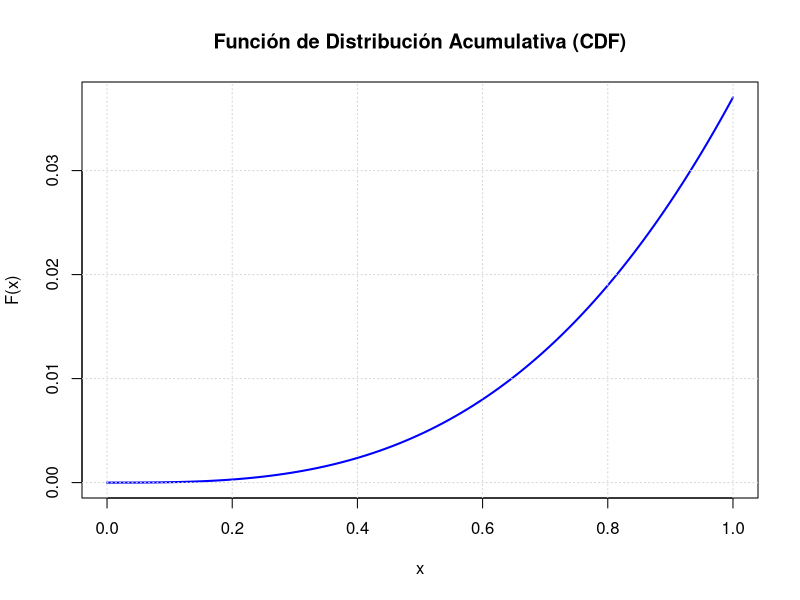

Generate this figure with R: (Note: this script raises an error after producing the figure.)
## ---- chunk 1
knitr::opts_chunk$set(echo = TRUE)
## ---- chunk 2
#Espacio muestral
lanzar_moneda <- c("CC","CX","XC","XX")

#Contar el número de caras
X <- c(2,1,1,0)

#Tabla de frecuencias
tabla<-table(X)
tabla

## ---- chunk 3
# Resultados y sus respectivas ganancias
resultados <- c("CC", "CX", "XC", "XX")
ganancias <- c(2, 1, 1, 0)
probabilidades <- rep(1/4, 4)  # Probabilidad de cada resultado

# Crear un data frame para visualizarlo mejor
distribucion <- data.frame(Resultado = resultados, Ganancia = ganancias, Probabilidad = probabilidades)

# Imprimir la distribución de probabilidad
print(distribucion)

# Calcular la probabilidad de obtener 0, 1 y 2 caras
prob_0_caras <- sum(probabilidades[ganancias == 0])
prob_0_caras
prob_1_cara <- sum(probabilidades[ganancias == 1])
prob_1_cara
prob_2_caras <- sum(probabilidades[ganancias == 2])
prob_2_caras

# Calcular la suma de las probabilidades
suma_probabilidades <- sum(prob_0_caras,prob_1_cara,prob_2_caras)
print(suma_probabilidades)

# Calcular la probabilidad acumulada
prob_acumulada_0 <- prob_0_caras
prob_acumulada_1 <- prob_acumulada_0 + prob_1_cara
prob_acumulada_2 <- prob_acumulada_1 + prob_2_caras

# Imprimir los resultados
cat("Probabilidad acumulada de obtener 0 caras:", prob_acumulada_0, "\n")
cat("Probabilidad acumulada de obtener 1 cara:", prob_acumulada_1, "\n")
cat("Probabilidad acumulada de obtener 2 caras:", prob_acumulada_2, "\n")

## ---- chunk 4
# Definir las ganancias y sus probabilidades
ganancias <- c(2, 1, 1, 0)  # Ganancias para (CC, CCr, CrC, CrCr)
probabilidades <- c(1/4, 1/4, 1/4, 1/4)  # Probabilidades

# Calcular el valor esperado
valor_esperado <- sum(ganancias * probabilidades)

# Mostrar el resultado
print(valor_esperado)

## ---- chunk 5
# Definir las ganancias y las probabilidades
ganancias <- c(2, 1, 0)  # Ganancias posibles
probabilidades <- c(1/4, 1/2, 1/4)  # Probabilidades correspondientes

# Calcular E(X)
E_X <- sum(ganancias * probabilidades)

# Calcular E(X^2)
E_X2 <- sum((ganancias^2) * probabilidades)

# Calcular la varianza
varianza <- E_X2 - (E_X^2)

# Calcular la desviación estándar
desviacion_estandar <- sqrt(varianza)

# Mostrar resultados
cat("Esperanza (E(X)):", E_X, "\n")
cat("Varianza:", varianza, "\n")
cat("Desviación estándar:", desviacion_estandar, "\n")


## ---- chunk 6
# Definir la función
f <- function(x) {
  x^2 / 9
}

# Calcular la integral definida
resultado <- integrate(f, 0, 1)

# Mostrar el resultado
print(resultado$value)

## ---- chunk 7
# Definir la función de densidad
f <- function(x) {
  x^2 / 9
}

# Definir la función de distribución acumulativa (CDF)
cdf <- function(x) {
  ifelse(x < 0, 0, ifelse(x > 1, 1, integrate(f, 0, x)$value))
}

# Crear un rango de valores de x
x_vals <- seq(0, 1, length.out = 100)
y_vals <- sapply(x_vals, cdf)

# Graficar la función de distribución acumulativa
plot(x_vals, y_vals, type = "l", col = "blue", lwd = 2,
     main = "Función de Distribución Acumulativa (CDF)",
     xlab = "x", ylab = "F(x)")
abline(h = 1, col = "red", lty = 2)  # Línea horizontal en 1
grid()

## ---- chunk 8
# Definir la función
f <- function(x) {
  x^3 / 9
}

# Calcular la integral definida
vesperado <- integrate(f, 0, 1)

# Mostrar el resultado
print(vesperado$value)
## ---- chunk 9
# Definir la función 
f1 <- function(x) {
  x^3 / 9
}

# Calculamos el valor esperado de X
E_f1 <- integrate(f1, 0, 1)$value
E_f1 


# Calcular E[f(X)^2]
f2 <- function(x) {
  x^4 / 9
}

E_f2 <- integrate(f2, 0, 1)$value
E_f2


# Calcular varianza
varianza <- E_f2 - E_f1^2

# Desviacion estándar
Desviacion <- sqrt(varianza)


# Mostrar resultados
cat("Varianza:", varianza, "\n")
cat("Desviación estándar:", Desviacion, "\n")
## ---- chunk 10
# Definimos los parametros
n <- 50
p <- 0.35

# a. Probabilidad de exactamente 20 fumadores
k <- 20
prob_exactamente_20 <- dbinom(k, n, p)
print(prob_exactamente_20)

# b. Probabilidad de al menos 15 fumadores
prob_al_menos_15 <- 1 - pbinom(14, n, p)
print(prob_al_menos_15)

# c. Probabilidad de entre 10 y 15 fumadores
prob_entre_10_y_15 <- pbinom(15, n, p) - pbinom(9, n, p)
print(prob_entre_10_y_15)

## ---- chunk 11
# Parámetro de la distribución
lambda <- 0.90

# 1. Probabilidad de atender exactamente a 4 pacientes
prob_exactamente_4 <- dpois(4, lambda)
cat("Probabilidad de atender exactamente 4 pacientes:", prob_exactamente_4, "\n")

# 2. Probabilidad de atender como máximo 2 pacientes
prob_maximo_2 <- ppois(2, lambda)
cat("Probabilidad de atender como máximo 2 pacientes:", prob_maximo_2, "\n")

# 3. Probabilidad de atender entre 1 y 2 pacientes
prob_entre_1_y_2 <- dpois(1, lambda) + dpois(2, lambda)
cat("Probabilidad de atender entre 1 y 2 pacientes:", prob_entre_1_y_2, "\n")

## ---- chunk 12
# Parámetros
p <- 0.8
q <- 1 - p

# 1. Probabilidad de que el primer éxito sea en el 5to intento
prob_X_5 <- (q^(5-1)) * p
cat("P(X = 5):", prob_X_5, "\n")

# 2. Probabilidad de que el primer éxito requiera al menos 4 intentos
prob_X_ge_4 <- 1 - (p + (q * p) + (q^2 * p))
cat("P(X >= 4):", prob_X_ge_4, "\n")

# 3. Probabilidad de que el primer éxito esté entre 4 y 6 intentos
prob_X_4_to_6 <- (q^3 * p) + prob_X_5 + (q^5 * p)
cat("P(4 <= X <= 6):", prob_X_4_to_6, "\n")

## ---- chunk 13
# Parámetros de la distribución
N <- 75  # Total de componentes
K <- 15  # Componentes defectuosos
n <- 5   # Tamaño de la muestra

# 1. Probabilidad de que el número de componentes defectuosos sea igual a 3
P_X_equals_3 <- dhyper(3, K, N - K, n)
cat("P(X = 3):", P_X_equals_3, "\n")

# 2. Probabilidad de que el número de componentes defectuosos sea mayor que 3
P_X_greater_than_3 <- dhyper(4, K, N - K, n) + dhyper(5, K, N - K, n)
cat("P(X > 3):", P_X_greater_than_3, "\n")

# 3. Probabilidad de que el número de componentes defectuosos esté entre 1 y 4 (exclusivo)
P_1_less_than_X_less_than_4 <- dhyper(2, K, N - K, n) + dhyper(3, K, N - K, n)
cat("P(1 < X < 4):", P_1_less_than_X_less_than_4, "\n")

## ---- chunk 14
x<-20
k<-15
p<-0.95
pbn<-dnbinom(x-k,size = k, prob = p)
paste0("La probabilidad de que será necesaria es ",format(100*pbn,digits = 3),"%.")
## ---- chunk 15
knitr::include_graphics("TABLA.png")
## ---- chunk 16
# Definimos los parámetros de la distribución normal
mu <- 100
sigma <- 10

# a. Probabilidad de X > 100
p_greater_100 <- 1 - pnorm(100, mean = mu, sd = sigma)
print(p_greater_100)

# b. Probabilidad de X < 85
p_less_85 <- pnorm(85, mean = mu, sd = sigma)
print(p_less_85)

# c. Probabilidad de X <= 112
p_less_equal_112 <- pnorm(112, mean = mu, sd = sigma)
print(p_less_equal_112)

# d. Probabilidad de 95 < X < 120
p_between_95_120 <- pnorm(120, mean = mu, sd = sigma) - pnorm(95, mean = mu, sd = sigma)
print(p_between_95_120)

## ---- chunk 17
# Definir los límites de la distribución
a <- 50
b <- 90

# a. Calcular la probabilidad de que X sea menor o igual a 65
prob_menor_65 <- punif(65, min = a, max = b)
prob_menor_65

# b. Calcular la probabilidad de que X sea mayor o igual a 65
prob_al_menos_65 <- 1 - prob_menor_65
prob_al_menos_65


## ---- chunk 18
# Parámetros de la distribución beta
a <- 2
b <- 4

# Calcular la probabilidad P(X < 0.4)
probabilidad <- pbeta(0.4, a, b)

# Mostrar el resultado
print(probabilidad)

## ---- chunk 19
# Parámetros
alpha <- 2
beta <- 4

# a. Cálculo de P(X > 20)
p_greater_than_20 <- 1 - pgamma(20, shape = alpha, scale = beta)
p_greater_than_20

# b. Cálculo de P(15 < X < 18)
p_between_15_and_18 <- pgamma(18, shape = alpha, scale = beta) - pgamma(15, shape = alpha, scale = beta)
p_between_15_and_18


## ---- chunk 20
# Parámetros de la distribución
alpha <- 0.01  # Forma
lambda <- 2    # Escala
x <- 8         # Tiempo en horas

# Cálculo de la probabilidad
probabilidad <- pweibull(x, shape = alpha, scale = lambda)

# Mostrar el resultado
probabilidad

## ---- chunk 21
# Parámetro de la distribución
media <- 15  # minutos
lambda <- 1 / media  # Tasa

# Tiempo que queremos evaluar
tiempo <- 6  # minutos

# Calcular la probabilidad
probabilidad <- pexp(tiempo, rate = lambda)

# Mostrar el resultado
cat("La probabilidad de que la carga dure 6 minutos o menos es:", probabilidad, "\n")

## ---- chunk 22
knitr::include_graphics("chi.png")
## ---- chunk 23
#caso 1
P_mayor_igual_0.216 <- 1-pchisq(0.216, 3)
P_mayor_igual_0.216

#caso 2
P_menor_11.04 <- pchisq(11.04,15)
P_menor_11.04

#caso 3
pchisq(20.34, 21) - pchisq(11.59, 21)
## ---- chunk 24
knitr::include_graphics("t.png")
## ---- chunk 25
# Grados de libertad
df1 <- 2  # Numerador
df2 <- 1  # Denominador

# Calcular P(X > 199.5)
p_value <- 1 - pf(199.5, df1, df2)
p_value

## ---- chunk 26
# Grados de libertad para este problema
df1 <- 5  # Numerador
df2 <- 7  # Denominador

# Encontrar el valor k
k_value <- qf(0.995, df1, df2)
k_value

